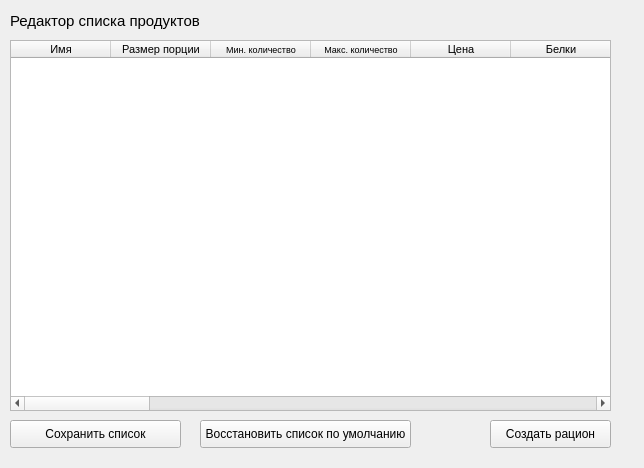
<?xml version="1.0" encoding="UTF-8"?>
<ui version="4.0">
 <class>MainWindow</class>
 <widget class="QMainWindow" name="MainWindow">
  <property name="geometry">
   <rect>
    <x>0</x>
    <y>0</y>
    <width>644</width>
    <height>468</height>
   </rect>
  </property>
  <property name="windowTitle">
   <string>HealthyLife</string>
  </property>
  <widget class="QWidget" name="centralwidget">
   <widget class="QTableWidget" name="tableWidget_products">
    <property name="geometry">
     <rect>
      <x>10</x>
      <y>40</y>
      <width>601</width>
      <height>371</height>
     </rect>
    </property>
    <property name="font">
     <font>
      <family>MS Shell Dlg 2</family>
      <pointsize>8</pointsize>
     </font>
    </property>
    <column>
     <property name="text">
      <string>Имя</string>
     </property>
    </column>
    <column>
     <property name="text">
      <string>Размер порции</string>
     </property>
     <property name="toolTip">
      <string/>
     </property>
    </column>
    <column>
     <property name="text">
      <string>Мин. количество</string>
     </property>
     <property name="font">
      <font>
       <pointsize>7</pointsize>
      </font>
     </property>
    </column>
    <column>
     <property name="text">
      <string>Макс. количество</string>
     </property>
     <property name="font">
      <font>
       <pointsize>7</pointsize>
      </font>
     </property>
    </column>
    <column>
     <property name="text">
      <string>Цена</string>
     </property>
    </column>
    <column>
     <property name="text">
      <string>Белки</string>
     </property>
    </column>
    <column>
     <property name="text">
      <string>Жиры</string>
     </property>
    </column>
    <column>
     <property name="text">
      <string>Углеводы</string>
     </property>
    </column>
    <column>
     <property name="text">
      <string>Витамин С</string>
     </property>
    </column>
    <column>
     <property name="text">
      <string>Витамин B1</string>
     </property>
    </column>
    <column>
     <property name="text">
      <string>Витамин E</string>
     </property>
    </column>
    <column>
     <property name="text">
      <string>Витамин B3 (PP)</string>
     </property>
    </column>
    <column>
     <property name="text">
      <string>Железо</string>
     </property>
    </column>
    <column>
     <property name="text">
      <string>Витамин А</string>
     </property>
    </column>
    <column>
     <property name="text">
      <string>Натрий</string>
     </property>
    </column>
    <column>
     <property name="text">
      <string>Магний</string>
     </property>
    </column>
    <column>
     <property name="text">
      <string>Витамин B2</string>
     </property>
    </column>
    <column>
     <property name="text">
      <string>Калорийность</string>
     </property>
    </column>
    <column>
     <property name="text">
      <string>Калий</string>
     </property>
    </column>
    <column>
     <property name="text">
      <string>Кальций</string>
     </property>
    </column>
    <column>
     <property name="text">
      <string>Фосфор</string>
     </property>
    </column>
    <column>
     <property name="text">
      <string>Холестерин</string>
     </property>
    </column>
    <column>
     <property name="text">
      <string>Клетчатка</string>
     </property>
    </column>
   </widget>
   <widget class="QLabel" name="label">
    <property name="geometry">
     <rect>
      <x>10</x>
      <y>10</y>
      <width>201</width>
      <height>21</height>
     </rect>
    </property>
    <property name="font">
     <font>
      <pointsize>11</pointsize>
     </font>
    </property>
    <property name="text">
     <string>Редактор списка продуктов</string>
    </property>
   </widget>
   <widget class="QPushButton" name="pushButton_saveproductslist">
    <property name="geometry">
     <rect>
      <x>10</x>
      <y>420</y>
      <width>171</width>
      <height>28</height>
     </rect>
    </property>
    <property name="text">
     <string>Сохранить список</string>
    </property>
   </widget>
   <widget class="QPushButton" name="pushButton_createration">
    <property name="geometry">
     <rect>
      <x>490</x>
      <y>420</y>
      <width>121</width>
      <height>28</height>
     </rect>
    </property>
    <property name="text">
     <string>Создать рацион</string>
    </property>
   </widget>
   <widget class="QPushButton" name="pushButton_standartproductslist">
    <property name="geometry">
     <rect>
      <x>200</x>
      <y>420</y>
      <width>211</width>
      <height>28</height>
     </rect>
    </property>
    <property name="text">
     <string>Восстановить список по умолчанию</string>
    </property>
   </widget>
  </widget>
  <action name="action">
   <property name="text">
    <string>Список продуктов</string>
   </property>
  </action>
  <action name="action_2">
   <property name="text">
    <string>Рационы</string>
   </property>
  </action>
 </widget>
 <tabstops>
  <tabstop>tableWidget_products</tabstop>
  <tabstop>pushButton_createration</tabstop>
  <tabstop>pushButton_saveproductslist</tabstop>
 </tabstops>
 <resources/>
 <connections/>
</ui>
